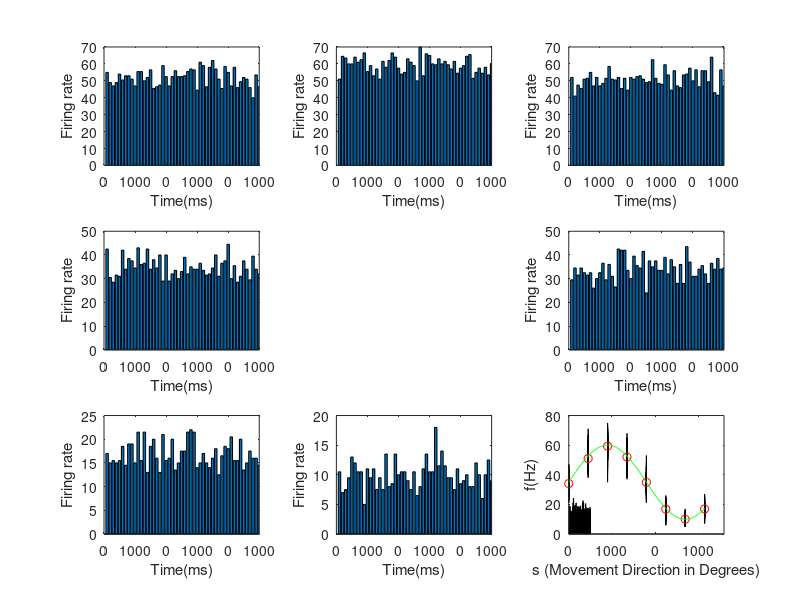

Write the MATLAB code that produced this figure. (Note: this script raises an error after producing the figure.)
% Parameters
clear
r0 = 35 ;
rmax=60 ;
smax=90 ;
s = [0 45*1 45*2 45*3 45*4 45*5 45*6 45*7] ;
field = 'spikes';
sptr = struct ;

% 
p = [6 3 2 1 4 7 8 9];
% 

% Spike Trains

for i=1:8
    for j=1:100 ;
lambda = r0 + (rmax-r0)*cosd(s(i)-smax);
temp = 1;
t=zeros(1,1000);
while temp<=1000
    t1=round(exprnd(1/lambda)*1000) ;
    temp = temp + t1 ;
    if(temp<=1000)
        t(temp)=1;
    end
end
sptr=setfield(sptr,{j,i},field,t) ;
    end
end

% Spike trains
for i=1:8
    subplot(3,3,p(i));
    for j=1:5
        t = sptr(j,i).spikes ;
        for spikeCount = 1:length(t)
            if(t(spikeCount)==1)
                p1=plot([spikeCount spikeCount], [j-0.4 j+0.4], 'k');
                hold on;
            end
        end
    end
    xlim([0 1000]); xlabel('time(ms)') ;
    ylim([0 6])
    hold off;
end

% Spike Histogram
t1=zeros(8,50);
for i=1:8
    for j=1:100
        t = sptr(j,i).spikes;
        for k=1:20:size(t,2)
            t1(i,round(k/20+1))= t1(i,round(k/20+1)) + sum(t(k:k+19))/20/100*1000 ;
        end
    end
    subplot(3,3,p(i));
    bar(t1(i,:)); xlim([0 50]) ; set(gca,'XTickLabel',[0:1000:1000]);
    xlabel('Time(ms)') ;
    ylabel('Firing rate') ;
    hold on;
end


% Tuning curve
t2= zeros(100,8) ;
for i=1:8
    for j=1:100
        t2(j,i)=sum(sptr(j,i).spikes);
    end
    plot(ones(100,1)*s(i),t2(:,i),'k');
    xlim([0 360]);
    hold on;
    t3(i)=mean(t2(:,i)) ;
    plot(s(i),t3(i),'-ro') 
    xlabel('s (Movement Direction in Degrees)')
    ylabel('f(Hz)');
    hold on;
end

A = [ones(8,1) cos(s') sin(s')] ;
par = inv(A'*A)*(A'*t3') ;

val(1) = par(1);
val(2) = atand(par(3)/par(2)) ;
val(3) = par(1) + par(2)/cosd(val(2)) ;
% plot(theta,val(1) + (val(3) - val(1))*cosd(theta - val(2))) ;
plot([0:315],r0 + (rmax-r0)*cosd([0:315]-smax),'Color',[0 1 0])
 
% Count Distribution
for i=1:8
    subplot(3,3,p(i));
    histogram(t2(:,i),'Normalization','pdf')
    hold on;
    lambdahat = poissfit(t2(:,i)) ;
    y = poisspdf([0:max(t2(:,i))],lambdahat) ;
    plot([0:max(t2(:,i))],y,'-r');
    xlabel('Spike Counts')
end
hold off;

% Fano Factor
for i=1:8
        mn(i) = mean(t2(:,i));
        vr(i) = var(t2(:,i)) ;
        scatter(mn,vr);
        hold on;
%        plot([1:8],mean(vr./mn)*[1:8]) ;
        plot([1:60],[1:60]) ;
        xlabel('mean (spikes)');
        ylabel('Variance (spikes^2)');
end
hold off;

% ISI Distibution

cnt = zeros(1456,8);
for i=1:8
    temp=1;
    for j=1:100
        t = sptr(j,i).spikes ;
        z=find(t==1);
        for k=1:size(z,2)
            if(k==1)
                cnt(temp,i) = z(k)-0 ;
                temp = temp + 1;
            else
                cnt(temp,i) = z(k) - z(k-1) ;
                temp =temp + 1 ;        
            end
        end
    end
    subplot(3,3,p(i));
    histogram(cnt(:,i),'Normalization','pdf') ; 
    xlim([0 120]);
    hold on ;
    pd1 = exppdf([1:50],expfit(cnt(:,i))) ;
    plot([1:50],pd1,'r')
    xlabel('t (ms)') ;
    ylabel('f_T (t)') ;
end

% Coefficient of Variation
cnt2 = zeros(1,1);

mn_in=zeros(100,8);
vr_in=zeros(100,8);
for i=1:8
    for j=1:100
        temp=1;
        t = sptr(j,i).spikes ;
        z=find(t==1);
        for k=1:size(z,2)
            if(k==1)
                cnt2(temp) = z(k)-0 ;
                temp = temp + 1;
            else
                cnt2(temp) = z(k) - z(k-1) ;
                temp =temp + 1 ;        
            end
        end
        mn_in(j,i)=mean(cnt2);
        vr_in(j,i)=var(cnt2)/1000;
    end
end
    
mn = mean(mn_in) ;
vr = mean(vr_in) ;
plot(mn,vr,'ro') ;
xlabel('average ISI (ms)');
ylabel('C_v');